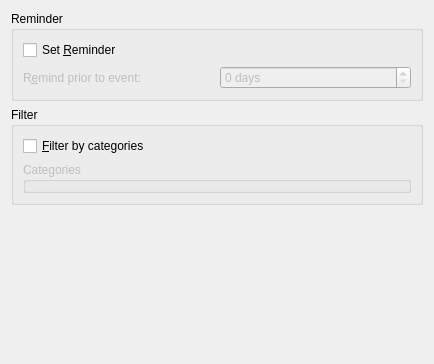
<ui version="4.0" >
 <class>ConfigDialog</class>
 <widget class="QWidget" name="ConfigDialog" >
  <property name="geometry" >
   <rect>
    <x>0</x>
    <y>0</y>
    <width>434</width>
    <height>364</height>
   </rect>
  </property>
  <property name="windowTitle" >
   <string>Form</string>
  </property>
  <layout class="QVBoxLayout" name="verticalLayout_2" >
   <item>
    <widget class="QGroupBox" name="groupBox" >
     <property name="title" >
      <string>Reminder</string>
     </property>
     <property name="checkable" >
      <bool>false</bool>
     </property>
     <layout class="QGridLayout" name="gridLayout" >
      <item row="0" column="0" >
       <widget class="QCheckBox" name="kcfg_EnableAlarm" >
        <property name="text" >
         <string>Set &amp;Reminder</string>
        </property>
       </widget>
      </item>
      <item row="1" column="0" >
       <widget class="QLabel" name="label" >
        <property name="enabled" >
         <bool>false</bool>
        </property>
        <property name="text" >
         <string>R&amp;emind prior to event:</string>
        </property>
        <property name="buddy" >
         <cstring>kcfg_AlarmDays</cstring>
        </property>
       </widget>
      </item>
      <item row="1" column="1" >
       <widget class="KIntSpinBox" name="kcfg_AlarmDays" >
        <property name="enabled" >
         <bool>false</bool>
        </property>
        <property name="suffix" >
         <string> days</string>
        </property>
        <property name="prefix" >
         <string/>
        </property>
        <property name="maximum" >
         <number>355</number>
        </property>
       </widget>
      </item>
     </layout>
    </widget>
   </item>
   <item>
    <widget class="QGroupBox" name="groupBox_2" >
     <property name="title" >
      <string>Filter</string>
     </property>
     <layout class="QVBoxLayout" name="verticalLayout" >
      <item>
       <widget class="QCheckBox" name="kcfg_FilterOnCategories" >
        <property name="text" >
         <string>&amp;Filter by categories</string>
        </property>
       </widget>
      </item>
      <item>
       <widget class="KEditListBox" name="kcfg_FilterCategories" >
        <property name="enabled" >
         <bool>false</bool>
        </property>
        <property name="title" >
         <string>Categories</string>
        </property>
        <property name="buttons" >
         <set>KEditListBox::Add|KEditListBox::Remove</set>
        </property>
       </widget>
      </item>
     </layout>
    </widget>
   </item>
   <item>
    <spacer name="verticalSpacer" >
     <property name="orientation" >
      <enum>Qt::Vertical</enum>
     </property>
     <property name="sizeHint" stdset="0" >
      <size>
       <width>20</width>
       <height>18</height>
      </size>
     </property>
    </spacer>
   </item>
  </layout>
 </widget>
 <customwidgets>
  <customwidget>
   <class>KEditListBox</class>
   <extends>QGroupBox</extends>
   <header>keditlistbox.h</header>
  </customwidget>
  <customwidget>
   <class>KIntSpinBox</class>
   <extends>QSpinBox</extends>
   <header>knuminput.h</header>
  </customwidget>
 </customwidgets>
 <resources/>
 <connections>
  <connection>
   <sender>kcfg_EnableAlarm</sender>
   <signal>toggled(bool)</signal>
   <receiver>label</receiver>
   <slot>setEnabled(bool)</slot>
   <hints>
    <hint type="sourcelabel" >
     <x>97</x>
     <y>54</y>
    </hint>
    <hint type="destinationlabel" >
     <x>104</x>
     <y>75</y>
    </hint>
   </hints>
  </connection>
  <connection>
   <sender>kcfg_EnableAlarm</sender>
   <signal>toggled(bool)</signal>
   <receiver>kcfg_AlarmDays</receiver>
   <slot>setEnabled(bool)</slot>
   <hints>
    <hint type="sourcelabel" >
     <x>169</x>
     <y>51</y>
    </hint>
    <hint type="destinationlabel" >
     <x>292</x>
     <y>85</y>
    </hint>
   </hints>
  </connection>
  <connection>
   <sender>kcfg_FilterOnCategories</sender>
   <signal>toggled(bool)</signal>
   <receiver>kcfg_FilterCategories</receiver>
   <slot>setEnabled(bool)</slot>
   <hints>
    <hint type="sourcelabel" >
     <x>29</x>
     <y>151</y>
    </hint>
    <hint type="destinationlabel" >
     <x>81</x>
     <y>199</y>
    </hint>
   </hints>
  </connection>
 </connections>
</ui>
